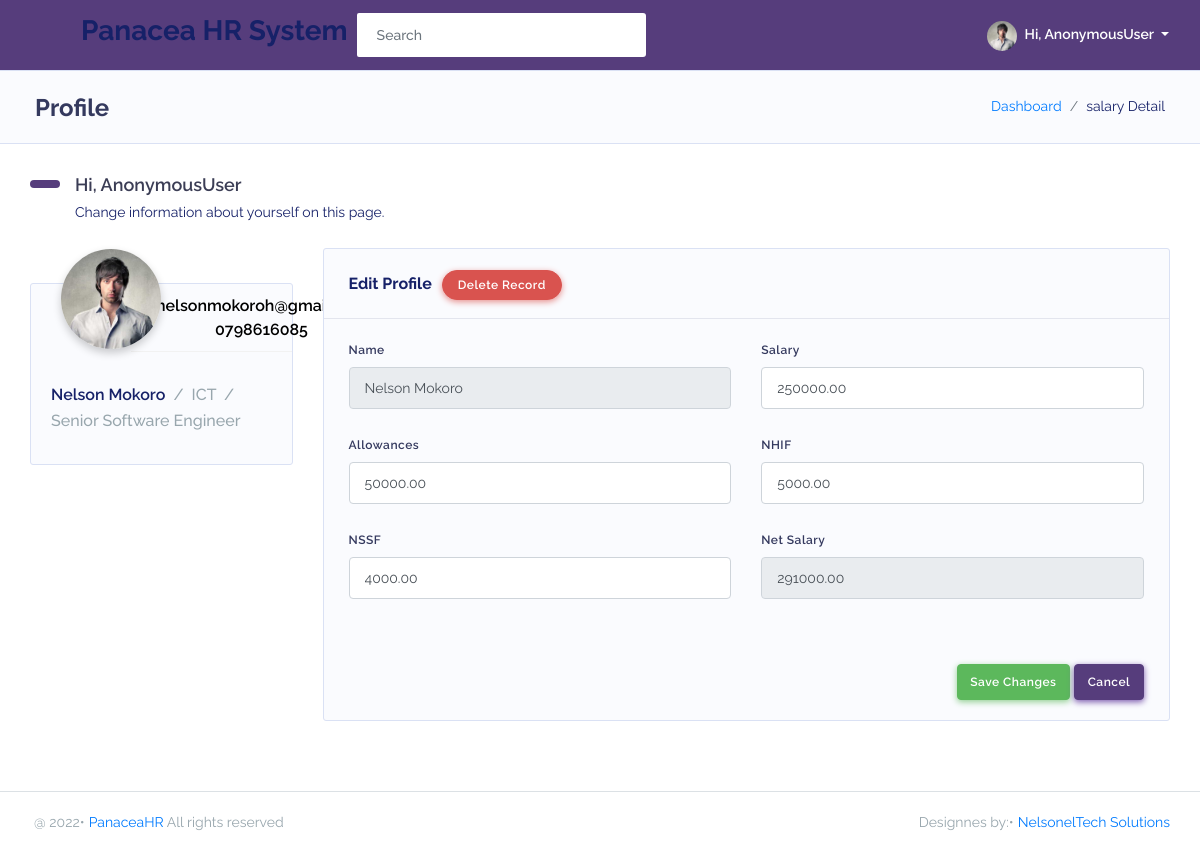
The app's page /dashboard/editSalary/3/, older data.
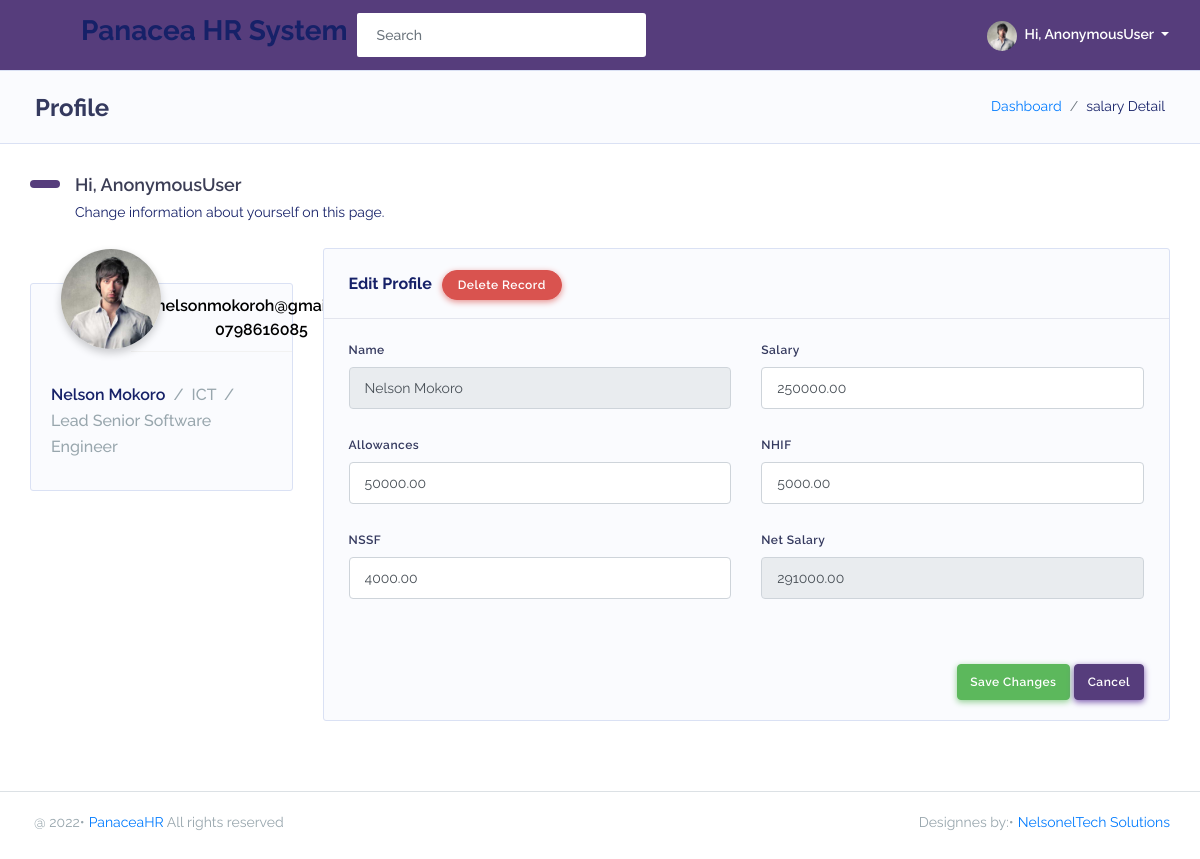
The same page, newer data.
### PanaceaApp/models.py (models this page shows, shortened)
class Sallary(models.Model):
    employee = models.ForeignKey(Employee, on_delete=models.SET_NULL, null=True)
    salary = models.DecimalField(max_digits=10, decimal_places=2, default=0.00)
    allowance = models.DecimalField(max_digits=10, decimal_places=2, default=0.00)
    nhif = models.DecimalField(max_digits=10, decimal_places=2, default=0.00)
    nssf = models.DecimalField(max_digits=10, decimal_places=2, default=0.00)
    netSalary = models.DecimalField(max_digits=10, decimal_places=2, default=0.00)
    @property
    def netSalary(self):
        return (self.salary + self.allowance)-(self.nhif + self.nssf)

class Employee(models.Model):
    GENDER = (('male', 'MALE'), ('female', 'FEMALE'), ('other', 'OTHER'))
    fullname = models.CharField(max_length=255, blank=True, null=True)
    dateofbirth = models.DateField(blank=True, null=True)
    gender = models.CharField(choices=GENDER, max_length=10, blank=True, null=True)
    department = models.ForeignKey(Department, on_delete=models.SET_NULL, null=True)
    position = models.CharField(max_length=50, blank=True, null=True)
    email = models.EmailField(blank=True, null=True)
    idnumber = models.CharField(max_length=20, blank=True, null=True)
    telephone = models.CharField(max_length=20, blank=True, null=True)
    idphoto = models.ImageField(upload_to='static/media', blank=True, null=True)
    nssfphoto = models.ImageField(upload_to='static/media', blank=True, null=True)
    nhifphoto = models.ImageField(upload_to='static/media', blank=True, null=True)
    updated = models.DateTimeField(auto_now=True, null=True)
    created = models.DateTimeField(auto_now_add=True, null=True)
    class Meta:
        ordering = ['-updated', '-created']

class Department(models.Model):
    name = models.CharField(max_length=70, null=False, blank=False)
    history = models.TextField(max_length=1000, null=True, blank=True, default='No History')
    def __str__(self):
        return self.name

### PanaceaApp/views.py (the view)
# urls.py: path('editSalary/<str:pk>/', views.editSalary, name='editSalary'),
def editSalary(request, pk):
    salary = Sallary.objects.get(id=pk)
    context = {'salary': salary}
    return render(request, 'PanaceaApp/editSalary.html', context)

### PanaceaApp/templates/PanaceaApp/editSalary.html (shortened to what the changed rows need)
{% extends 'main.html' %}
{% block content %}
{% load static %}
<div class="main-content">
    <section class="section">
        <div class="section-header">
            <h1>Profile</h1>
        </div>
        <div class="section-body">
            <h2 class="section-title">Hi, {{user}}</h2>
            <div class="row mt-sm-4">
                <div class="col-4 col-md-4 col-lg-3">
                    <div class="card profile-widget">
                        <div class="profile-widget-header">
                            <div class="profile-widget-items">
                                <div class="profile-widget-item">
                                    <div class="profile-widget-item-value">{{salary.employee.email}}</div>
                                    <div class="profile-widget-item-value">{{salary.employee.telephone}}</div>
                                </div>
                            </div>
                        </div>
                        <div class="profile-widget-description">
                            <div class="profile-widget-name">{{salary.employee.fullname}}<div
                                    class="text-muted d-inline font-weight-normal">
                                    <div class="slash"></div> {{salary.employee.department}}
                                    <div class="slash"></div> {{salary.employee.position}}
                                </div>
                            </div>
                        </div>
                    </div>
                </div>
                <div class="col-8 col-md-8 col-lg-9">
                    <div class="card">
                        <form method="post" enctype="multipart/form-data">
                            <div class="card-body">
                                <div class="row">
                                    <div class="form-group col-md-6 col-12">
                                        <label>Name</label>
                                        <input type="text" name="employee" class="form-control"
                                            value="{{salary.employee.fullname}}" disabled>
                                    </div>
                                    <div class="form-group col-md-6 col-12">
                                        <label>Salary</label>
                                        <input type="number" name="salary" class="form-control"
                                            value="{{salary.salary}}">
                                    </div>
                                </div>
                                <div class="row">
                                    <div class="form-group col-md-6 col-12">
                                        <label>Allowances</label>
                                        <input type="number" name="allowance" class="form-control"
                                            value="{{salary.allowance}}">
                                    </div>
                                    <div class="form-group col-md-6 col-12">
                                        <label>NHIF</label>
                                        <input type="number" name="nhif" class="form-control"
                                            value="{{salary.nhif}}">
                                    </div>
                                </div>
                                <div class="row">
                                    <div class="form-group col-md-6 col-12">
                                        <label>NSSF</label>
                                        <input type="number" name="nhif" class="form-control"
                                            value="{{salary.nssf}}">
                                    </div>
                                    <div class="form-group col-md-6 col-12">
                                        <label>Net Salary</label>
                                        <input type="number" name="nhif" class="form-control"
                                            value="{{salary.netSalary}}" disabled>
                                    </div>
                                </div>
                            </div>
                    </div>
                </div>
            </div>
        </div>
</div>
</div>
{% endblock %}

Row changes from the older to the newer data that the page shows:
changed through a linked row, Sallary "nelsonmokoroh@gmail.com": employee.position "Senior Software Engineer" → "Lead Senior Software Engineer"
